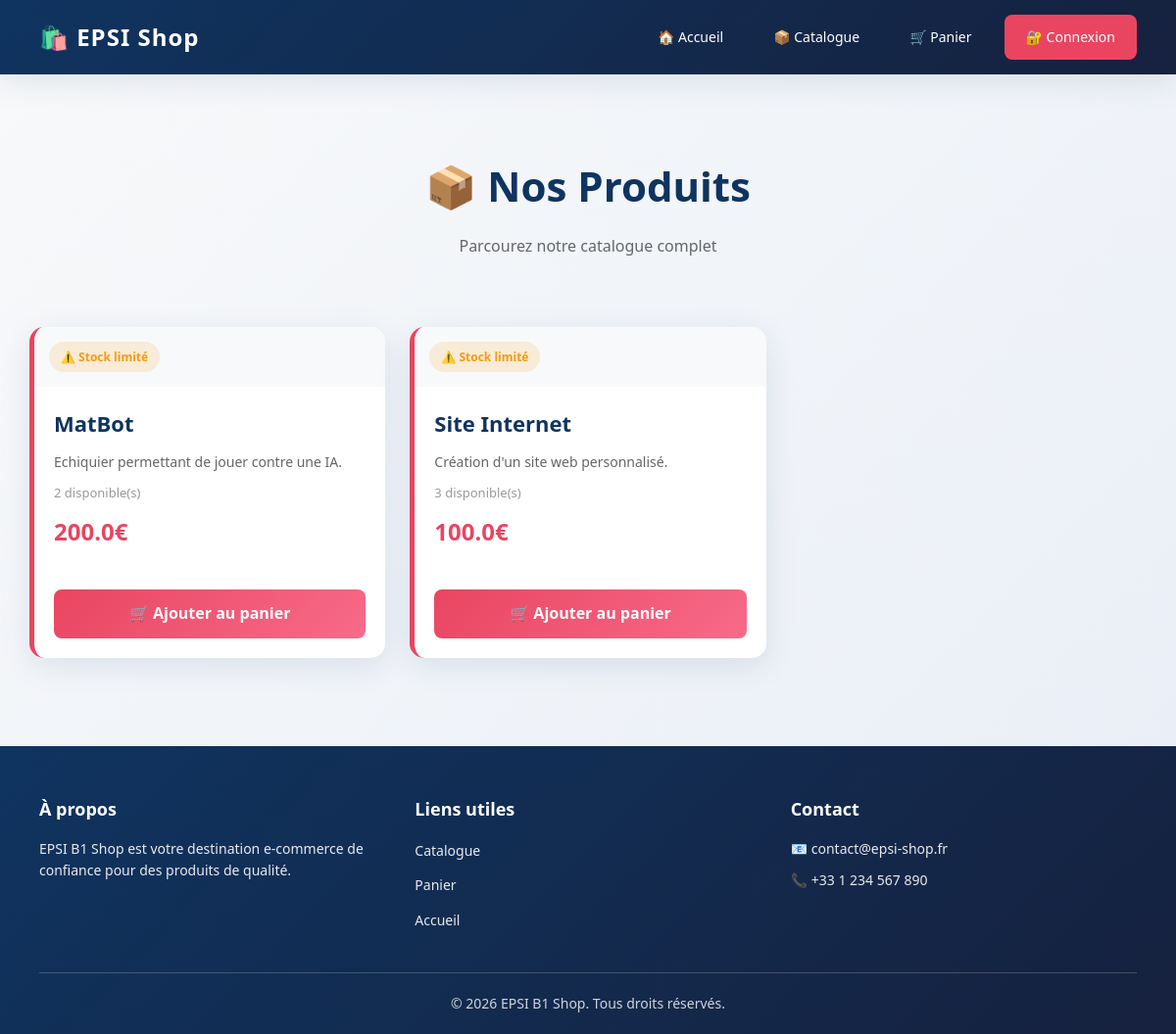
Page /catalogue on the committed database.
### tables this page shows
CREATE TABLE produits (
                id INTEGER PRIMARY KEY AUTOINCREMENT,
                nom TEXT NOT NULL,
                prix REAL NOT NULL,
                description TEXT,
                categorie TEXT,
                stock INTEGER DEFAULT 10
            );

### app.py (the view)
@app.route('/catalogue')
def catalogue():
    produits = db.get_produits()
    return render_template('catalogue.html', produits=produits)

### database.py (called while the page is built)
    def get_connexion(self):
        conn = sqlite3.connect(self.dbname, timeout=10)
        conn.row_factory = sqlite3.Row
        conn.execute('PRAGMA journal_mode=WAL')
        return conn

    def get_produits(self):
        conn = self.get_connexion()
        try:
            produits = conn.execute('SELECT * FROM produits').fetchall()
        finally:
            conn.close()
        return produits

### templates/catalogue.html
{% extends 'base.html' %}
{% block content %}
<div class="page-header">
    <h1>📦 Nos Produits</h1>
    <p>Parcourez notre catalogue complet</p>
</div>
<div class="products-grid">
    {% for p in produits %}
    <div class="produit-card">
        <a href="/produit/{{ p.id }}" class="product-link">
            <div class="produit-header">
                <span class="stock-badge {% if p.stock > 10 %}in-stock{% elif p.stock > 0 %}low-stock{% else %}out-stock{% endif %}">
                    {% if p.stock > 10 %}
                        ✅ En stock
                    {% elif p.stock > 0 %}
                        ⚠️ Stock limité
                    {% else %}
                        ❌ Rupture
                    {% endif %}
                </span>
            </div>
            <h3>{{ p.nom }}</h3>
            <p class="product-description">{{ p.description }}</p>
            <div class="product-info">
                <span class="stock-info">{{ p.stock }} disponible(s)</span>
            </div>
            <p class="product-price">{{ p.prix }}€</p>
        </a>
        <a href="/ajouter_au_panier/{{ p.id }}" class="btn-add-cart" {% if p.stock == 0 %}disabled{% endif %}>
            🛒 Ajouter au panier
        </a>
    </div>
    {% endfor %}
</div>
{% endblock %}

### static/style.css (style rules this page uses)
:root { --text: #1a1a2e; --background: #f8f9fa; --primary: #0f3460; --secondary: #16213e; --accent: #e94560; --accent-light: #f76b8a; --success: #2ecc71; --warning: #f39c12; --danger: #e74c3c; --shadow: 0 8px 32px rgba(15, 52, 96, 0.1); --shadow-hover: 0 12px 48px rgba(15, 52, 96, 0.2); --transition: all 0.3s cubic-bezier(0.4, 0, 0.2, 1); }
* { box-sizing: border-box; }
html, body { margin: 0; padding: 0; height: 100%; }
body { font-family: 'Segoe UI', Trebuchet MS, sans-serif; background: linear-gradient(135deg, var(--background) 0%, #e8eef7 100%); color: var(--text); line-height: 1.6; min-height: 100vh; display: flex; flex-direction: column; }
.page-header { text-align: center; margin-bottom: 40px; padding: 30px 0; }
.page-header h1 { font-size: 42px; color: var(--primary); margin: 0 0 15px 0; font-weight: 700; }
.page-header p { font-size: 16px; color: #666; margin: 0; }
.products-grid { display: grid; grid-template-columns: repeat(auto-fill, minmax(280px, 1fr)); gap: 25px; margin-bottom: 40px; }
.produit-card { background: white; border-radius: 15px; box-shadow: var(--shadow); transition: var(--transition); overflow: hidden; display: flex; flex-direction: column; border-left: 5px solid var(--accent); }
.product-link { text-decoration: none; color: inherit; display: flex; flex-direction: column; flex: 1; padding-bottom: 20px; }
.produit-header { padding: 15px; background: #f8f9fa; display: flex; justify-content: space-between; align-items: center; }
.stock-badge { font-size: 12px; padding: 6px 12px; border-radius: 20px; font-weight: 600; }
.stock-badge.low-stock { background: rgba(243, 156, 18, 0.15); color: var(--warning); }
.produit-card h3 { margin: 20px; margin-bottom: 10px; font-size: 22px; color: var(--primary); }
.product-description { padding: 0 20px; color: #666; font-size: 14px; margin: 0; flex: 1; }
.product-info { padding: 10px 20px; font-size: 13px; color: #999; }
.product-price { padding: 0 20px; font-size: 24px; color: var(--accent); font-weight: 700; margin: 0; }
.btn-add-cart { margin: 20px; padding: 12px 20px; background: linear-gradient(135deg, var(--accent) 0%, var(--accent-light) 100%); color: white; border: none; border-radius: 8px; cursor: pointer; font-weight: 600; text-decoration: none; display: inline-block; transition: var(--transition); text-align: center; }
.order-total, .product-price { color: var(--accent); font-weight: 600; }

### rows in the picture
produits: shows "⚠️ Stock limité", nom "MatBot", description "Echiquier permettant de jouer contre une IA.", stock "2", prix "200.0"
produits: shows "⚠️ Stock limité", nom "Site Internet", description "Création d'un site web personnalisé.", stock "3", prix "100.0"
